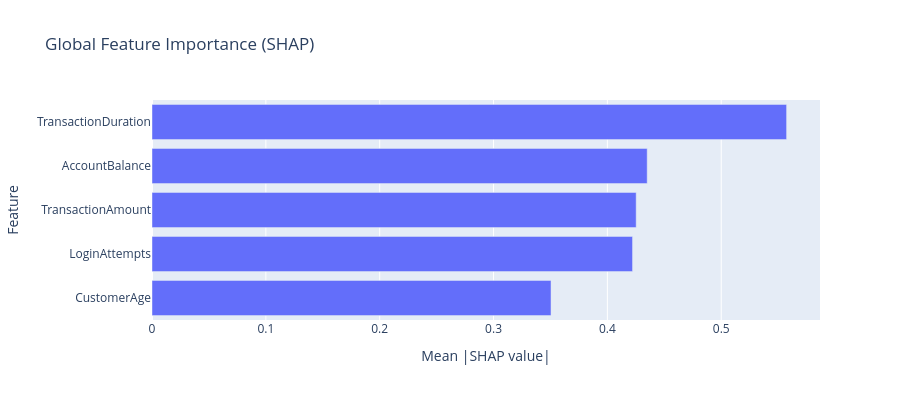
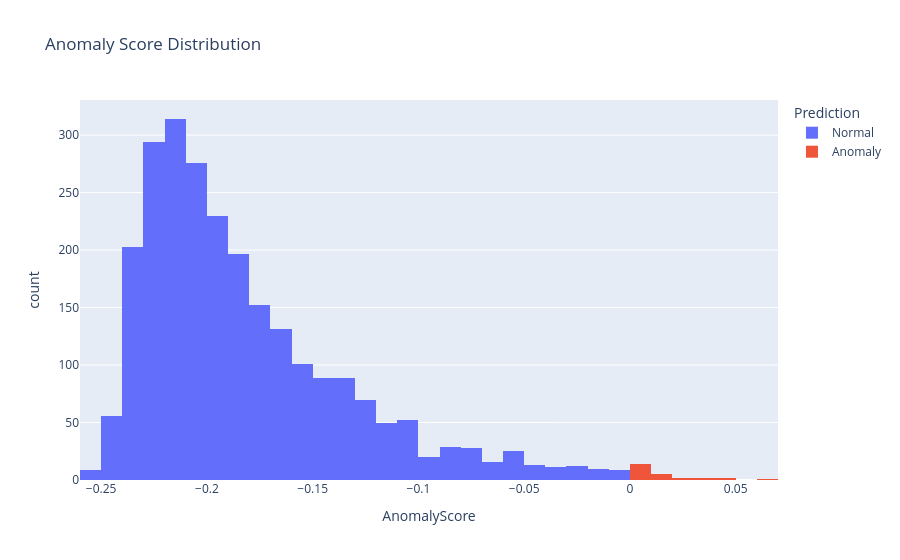
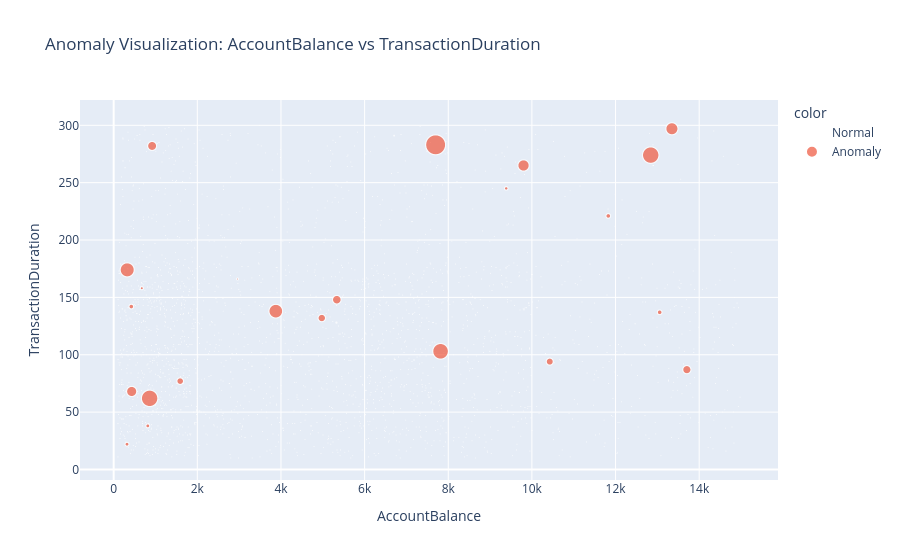

Notebook source saved alongside these figures, in order:
### Code cell
import pandas as pd
import numpy as np
from sklearn.ensemble import IsolationForest
import shap
import plotly.express as px
import plotly.graph_objects as go
from sklearn.metrics import roc_auc_score  # Optional if labels exist

# -------------------------
# 1. Prepare Data
# -------------------------
features = [
    'TransactionAmount', 'TransactionDuration',
    'LoginAttempts', 'AccountBalance', 'CustomerAge'
]

X = df[features].fillna(0)

# -------------------------
# 2. Train Isolation Forest
# -------------------------
model = IsolationForest(n_estimators=100, contamination=0.01, random_state=42)
model.fit(X)

# Predict
df['Anomaly'] = model.predict(X)            # -1 = anomaly, 1 = normal
df['AnomalyScore'] = -model.decision_function(X)  # Higher = more anomalous

# -------------------------
# 3. SHAP Feature Importance
# -------------------------
explainer = shap.Explainer(model, X)
shap_values = explainer(X)

# Mean absolute SHAP values for global feature importance
importance_df = pd.DataFrame({
    'Feature': features,
    'Mean |SHAP value|': np.abs(shap_values.values).mean(axis=0)
}).sort_values(by='Mean |SHAP value|', ascending=True)

# Plotly bar chart
fig = px.bar(importance_df, x='Mean |SHAP value|', y='Feature', orientation='h',
             title='Global Feature Importance (SHAP)', height=400)
fig.show()

# -------------------------
# 4. Anomaly Score Distribution
# -------------------------
fig_score_dist = px.histogram(df, x='AnomalyScore', nbins=50,
                              color=df['Anomaly'].map({-1: 'Anomaly', 1: 'Normal'}),
                              title='Anomaly Score Distribution',
                              labels={'color': 'Prediction'})
fig_score_dist.show()

# -------------------------
# 5. Visualize Anomalies in 2D (Plotly scatter)
# -------------------------
# Use two most important features
top_features = importance_df['Feature'].values[-2:]
df['AnomalyScore'] = df['AnomalyScore'].fillna(0).clip(lower=0)

fig_scatter = px.scatter(df, x=top_features[0], y=top_features[1],
                         color=df['Anomaly'].map({-1: 'Anomaly', 1: 'Normal'}),
                         size='AnomalyScore',
                         title=f"Anomaly Visualization: {top_features[0]} vs {top_features[1]}",
                         hover_data=['TransactionID'] if 'TransactionID' in df.columns else None)
fig_scatter.show()

# -------------------------
# 6. Explore Top N Anomalies
# -------------------------
top_anomalies = df[df['Anomaly'] == -1].sort_values(by='AnomalyScore', ascending=False).head(5)
print("Top anomalies:")
print(top_anomalies[features + ['AnomalyScore']])

# -------------------------
# 7. (Optional) Evaluation with Metrics — Only if you have labels
# -------------------------
if 'IsFraud' in df.columns:
    from sklearn.metrics import classification_report, confusion_matrix

    y_true = df['IsFraud']
    y_pred = (df['Anomaly'] == -1).astype(int)

    print("\nClassification Report:")
    print(classification_report(y_true, y_pred))

    print("\nConfusion Matrix:")
    print(confusion_matrix(y_true, y_pred))

    # ROC AUC using anomaly scores
    roc_auc = roc_auc_score(y_true, df['AnomalyScore'])
    print(f"\nROC AUC Score: {roc_auc:.4f}")

### Figure 1 — Plotly figure (JSON) as saved in the notebook; plotly's stock layout.template omitted (floating-point values rounded to 4 significant figures)
{"data": [{"hovertemplate": "Mean |SHAP value|=%{x}<br>Feature=%{y}<extra></extra>", "legendgroup": "", "marker": {"color": "#636efa", "pattern": {"shape": ""}}, "name": "", "orientation": "h", "showlegend": false, "textposition": "auto", "type": "bar", "x": [0.3505, 0.4221, 0.4253, 0.435, 0.5574], "xaxis": "x", "y": ["CustomerAge", "LoginAttempts", "TransactionAmount", "AccountBalance", "TransactionDuration"], "yaxis": "y"}], "layout": {"barmode": "relative", "height": 400, "legend": {"tracegroupgap": 0}, "title": {"text": "Global Feature Importance (SHAP)"}, "xaxis": {"anchor": "y", "domain": [0, 1], "title": {"text": "Mean |SHAP value|"}}, "yaxis": {"anchor": "x", "domain": [0, 1], "title": {"text": "Feature"}}}}

### Figure 2 — Plotly figure (JSON) as saved in the notebook; plotly's stock layout.template omitted (floating-point values rounded to 4 significant figures; data arrays with more than 128 entries replaced by an {"elided": "..."} marker saying what was removed)
{"data": [{"bingroup": "x", "hovertemplate": "Prediction=Normal<br>AnomalyScore=%{x}<br>count=%{y}<extra></extra>", "legendgroup": "Normal", "marker": {"color": "#636efa", "pattern": {"shape": ""}}, "name": "Normal", "nbinsx": 50, "orientation": "v", "showlegend": true, "type": "histogram", "x": {"elided": "2486 float values"}, "xaxis": "x", "yaxis": "y"}, {"bingroup": "x", "hovertemplate": "Prediction=Anomaly<br>AnomalyScore=%{x}<br>count=%{y}<extra></extra>", "legendgroup": "Anomaly", "marker": {"color": "#EF553B", "pattern": {"shape": ""}}, "name": "Anomaly", "nbinsx": 50, "orientation": "v", "showlegend": true, "type": "histogram", "x": [0.001551, 0.003603, 0.03066, 0.02336, 0.06154, 0.01266, 0.029, 0.00023, 0.01558, 0.002193, 0.007441, 0.0193, 3.377e-05, 0.00174, 0.04098, 0.002349, 0.0001003, 0.006887, 0.03861, 0.04214, 0.01191, 0.00339, 0.000567, 0.01012, 0.008356, 0.003522], "xaxis": "x", "yaxis": "y"}], "layout": {"barmode": "relative", "legend": {"title": {"text": "Prediction"}, "tracegroupgap": 0}, "title": {"text": "Anomaly Score Distribution"}, "xaxis": {"anchor": "y", "domain": [0, 1], "title": {"text": "AnomalyScore"}}, "yaxis": {"anchor": "x", "domain": [0, 1], "title": {"text": "count"}}}}

### Figure 3 — Plotly figure (JSON) as saved in the notebook; plotly's stock layout.template omitted (floating-point values rounded to 4 significant figures; data arrays with more than 128 entries replaced by an {"elided": "..."} marker saying what was removed)
{"data": [{"customdata": {"elided": "2486x1 str values"}, "hovertemplate": "color=Normal<br>AccountBalance=%{x}<br>TransactionDuration=%{y}<br>AnomalyScore=%{marker.size}<br>TransactionID=%{customdata[0]}<extra></extra>", "legendgroup": "Normal", "marker": {"color": "#636efa", "size": {"elided": "2486 float values"}, "sizemode": "area", "sizeref": 0.0001538, "symbol": "circle"}, "mode": "markers", "name": "Normal", "showlegend": true, "type": "scattergl", "x": {"elided": "2486 float values"}, "xaxis": "x", "y": {"elided": "2486 int values"}, "yaxis": "y"}, {"customdata": [["TX000027"], ["TX000148"], ["TX000275"], ["TX000376"], ["TX000395"], ["TX000455"], ["TX000464"], ["TX000492"], ["TX000509"], ["TX000686"], ["TX000694"], ["TX000773"], ["TX000793"], ["TX000838"], ["TX000899"], ["TX001043"], ["TX001058"], ["TX001122"], ["TX001214"], ["TX001558"], ["TX001585"], ["TX001802"], ["TX001885"], ["TX002074"], ["TX002160"], ["TX002424"]], "hovertemplate": "color=Anomaly<br>AccountBalance=%{x}<br>TransactionDuration=%{y}<br>AnomalyScore=%{marker.size}<br>TransactionID=%{customdata[0]}<extra></extra>", "legendgroup": "Anomaly", "marker": {"color": "#EF553B", "size": [0.001551, 0.003603, 0.03066, 0.02336, 0.06154, 0.01266, 0.029, 0.00023, 0.01558, 0.002193, 0.007441, 0.0193, 3.377e-05, 0.00174, 0.04098, 0.002349, 0.0001003, 0.006887, 0.03861, 0.04214, 0.01191, 0.00339, 0.000567, 0.01012, 0.008356, 0.003522], "sizemode": "area", "sizeref": 0.0001538, "symbol": "circle"}, "mode": "markers", "name": "Anomaly", "showlegend": true, "type": "scattergl", "x": [673.4, 421.9, 323.7, 13350.0, 7698.0, 919.8, 3877.0, 5327.0, 431.2, 319.0, 10430.0, 9800.0, 2797.0, 9386.0, 859.9, 816.0, 6705.0, 1591.0, 7816.0, 12840.0, 5335.0, 13050.0, 2963.0, 13700.0, 4976.0, 11830.0], "xaxis": "x", "y": [158, 142, 174, 297, 283, 282, 138, 128, 68, 22, 94, 265, 85, 245, 62, 38, 291, 77, 103, 274, 148, 137, 166, 87, 132, 221], "yaxis": "y"}], "layout": {"legend": {"itemsizing": "constant", "title": {"text": "color"}, "tracegroupgap": 0}, "title": {"text": "Anomaly Visualization: AccountBalance vs TransactionDuration"}, "xaxis": {"anchor": "y", "domain": [0, 1], "title": {"text": "AccountBalance"}}, "yaxis": {"anchor": "x", "domain": [0, 1], "title": {"text": "TransactionDuration"}}}}
